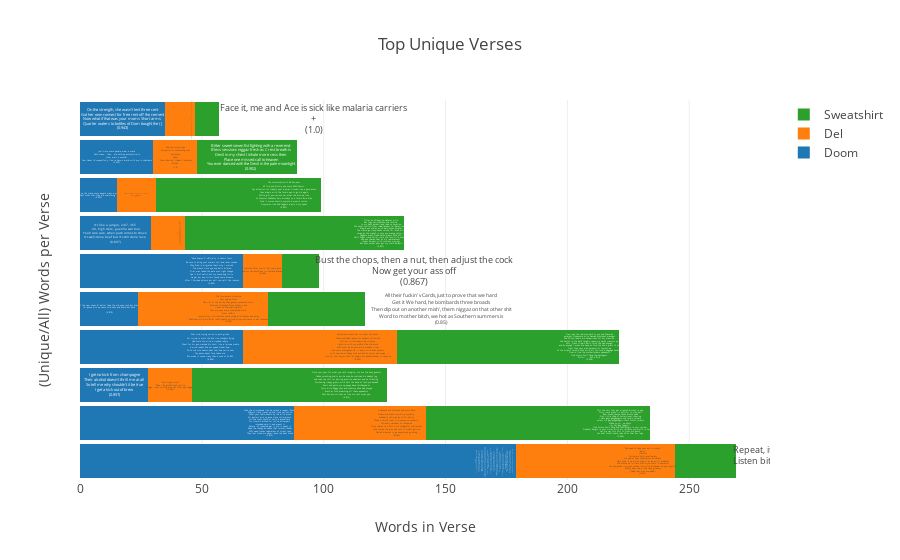

Notebook cell for this chart:
### Code cell
unique_verses_bar(works.values())

### Figure 1 — Plotly figure (JSON) as saved in the notebook; plotly's stock layout.template omitted (floating-point values rounded to 4 significant figures)
{"data": [{"hoverinfo": "text", "name": "Doom", "orientation": "h", "text": ["<br>Who told you that Rolled through, BRRRAT<br>Old to the new knows who hold the hat<br>Custom tailored fitted, head stayed same size<br>Big since first born, well spree to game wise<br>Same guys, same disguise, sick aim eye stare<br>A thick dame thighs, click claim prize<br>And the lucky contestant was sent<br>a whole year's supply of buckets of yucky excrement<br>Digital format, provide the ROM<br>Riot calm, flow was like a roadside bomb<br>Flipped the Humvee, impact was limb-numbing<br>Cameraman wig back, gunner screaming INCOMING<br>RPG, rhyme propelled grenade<br>Time to yell, scramble for cover in the shade<br>Bright as the midday sun, then it fade<br>Darkness come quick, some run and get sprayed<br>Rot dead, hot lead, it's rainin<br>Left 'em with they brains kicked in with they trainin<br>Dragged the remains into the open by the bootstraps<br>Dogtag attached to explosive human booby traps<br>Where's air support, ears ringin, mortars whistlin<br>Bloodshot vision after thought abort mission<br>Too little too late, as the last man gushed<br>Took no prisoners mushed, rap ambush<br>{MURDALIZING SUCKER EMCEES~!}<br>(0.849)", "<br>Grab the microphone like he smack a rapper iPhone<br>PRhyme time, time's up, dial tone, smile's on<br>Show your teeth, known by the wild prone<br>All getters, pile on, gone since child grown<br>On the count, check, or catch a pound neck<br>for clownin around for rec', no disrespect<br>intended, said it, and meant it<br>Before it's invented, get it, did it, spent it<br>Keep the change, he needs that receipt, thanks<br>MC's need franks regardless of street rank<br>They feet stank, we never leave the beat blank<br>(0.852)", "<br>I get no kick from champagne<br>Their alcohol doesn't thrill me at all<br>So tell me why shouldn't it be true<br>I get a kick out of brew<br>(0.857)", "<br>War nine, frying swine to pork grinds<br>For trying to walk the fine line, thoughts flying<br>Had more fun with a crooked rookie<br>Went for his gun, cracked his skull like a fortune cookie<br>A mind reader, find out, speak, freaks bow<br>With the nine heater, beat feet and smile now<br>Ten paces, about face, chase me<br>We make it sound crazy than a case of M-80's<br>(0.866)", "<br>If the new shoes fit better than the old ones, rock 'em black<br>I'm gonna pick up some cold ones and knock 'em back<br> <br>(0.875)", "<br>\"Duck Season 3\" officially in Haters Town<br>Be sure to bring your maters call, and lazer sounds<br>They flied in, migrated, that's why I waited<br>The whole time eye and balls dilated<br>Flier was faded, the date was right though<br>Hoe it ain't nuttin but my hound dog Nitro<br>Go get 'em boy, Villain found some dinners<br>After I finished skinnin 'em y'all can split the innards<br>(0.896)", "<br>It's like a jungle, 24/7, 365<br>.44, high score, guerilla war tour<br>Yeah sure sure, when push comes to shove<br>It's well-done beef but it's still done love<br>(0.897)", "<br>Just as the mask, some people wear a mask<br>Don't mean that they did something <br>(0.933)", "<br>Just since some people, wear a mask<br>Don't mean.. they.. did nothing automatically<br>Now wait a second!<br>Your Honor I'd respectfully like to have a word with you in chambers<br>(0.933)", "<br>On the strength, she wasn't lent three cent<br>Got her own connect for free rent off the cement<br>Now what if that was your moms Short arms <br>Quarter waters to bottles of Dom bought the {}<br>(0.943)"], "textposition": "bottom", "type": "bar", "width": 0.9, "x": [179, 88, 28, 67, 24, 67, 29, 15, 30, 35]}, {"hoverinfo": "text", "name": "Del", "orientation": "h", "text": ["<br>\"You need to take your ass to school.\"<br>\"Aww\"<br>(Chorus)<br>Followers, dick swallowers<br>No power over themselves, blindness<br>Don't take it as a diss, take it as an act of kindness<br>We wanna be in front while you fools is behind us<br>Are you gonna live your whole life with blindness on your eyelids<br>Pretty boys fakin like they grinders<br>(\"Dude, that ain't me, dude\")<br>(0.831)", "<br>A hundred and fourteen and more fiend<br>Proportion, black mortality casualty<br>Gradually losin grips with reality<br>When a child's view in violence so casually<br>Callously, carousel of confusion<br>Only comes to a halt with thoughtful conclusions<br>I'ma weigh the pros and cons of what's goin on<br>Decide whether to go beyond and go along<br>(0.833)", " <br>\"You trippin' man.\"<br>\"Man I be grindin' and chillin'<br> Nigga, I was rolling dice the other day nigga.\" <br>(0.833)", "<br>Hurrah, here come Del to dispel the blahs<br>Cause and effect, pause for respect collection<br>Diction friction, depicting violence<br>Volatile with my profile, like Molotov's<br>MC's must be on auto-pilot, waddle silent<br>like some platypuses, Del is down with data pushers<br>with top secret floppy disk and battle armor and mega<br>Plus all the rhymes that I'm bangin are double-decker, to check ya<br>(0.873)", "<br>The forerunners' structure<br>Was dug up from<br>The rim of the Milky Way galaxy systematically<br>Empires collapsed from higher a tax<br>I admire the aspiring acts<br>That my eyes were infatuated with<br>Final conflict<br>Interstellar civilizations came along with bombs and ships<br>Machines with artificial intelligence telling us our existence is not relevant<br>(0.887)", "\tIt could be fatal wait'll Del come back out<br>\tand act out emotions in Oakland Blackouts<br>(0.938)", "\tYeahhh, yeah, it could be fatal<br>\tWait'll Pep and Jay-Biz come back out, hahaha<br>(1.0)", "<br>\"All in my ear with that yappin, man. You trippin.\" <br>\"I'll keep at it to! Wassup\" <br>(1.0)", "<br>And the survey says<br>Go pratice or something man<br>You know<br>Peace<br>\"Press Rewind\" (Sadat X Sample)<br>Ah-hah<br>(1.0)", " Yeah man next they gonna have you up in the spellbound lost'n'found<br>(1.0)"], "textposition": "bottom", "type": "bar", "width": 0.9, "x": [65, 54, 18, 63, 53, 16, 14, 16, 18, 12]}, {"hoverinfo": "text", "name": "Sweatshirt", "orientation": "h", "text": ["<br>Repeat, it's a stick up, out for greens, to get my Grinch up<br>Listen bitch, get your kid and get down or get clipped up<br>(0.8)", "<br>This the shit that get crippled bitches to hop<br>Dirty crack pipes lit, bullshit to stop, halt<br>Boss broke, spouse choke, blouse open<br>Sly's little shop of horrors, now showing<br>I hate gays, gangbangers and fuckin jerkers<br>unless it's gay gangbangers that's fuckin jerkers<br>Whoa yo, yo.. no homo<br>I'm not gay, faggot!!<br>Odd Future Wolf Gang, Wu-Tanh bangin in your system<br>Probably bangin in your sister with my children swimmin in her system<br>Let me say this shit in slow-mo', homo<br>You don't fuckin skate, take off of that box logo<br>(0.804)", "<br>Close your eyes for what you can't imagine; we are the Xany gnashin<br>Caddy-smashing, bratty ass, he mad, he snatched his daddy's Jag<br>And used the shit for batting practice, adamant and he thrashing<br>Purchasing crappy grams with half the hand of cash you handed<br>Panic and patch me up, pappy done latchkeyed us<br>Toyin with Raggy Anns and mammy done had enough<br>Brash as fuck, breaching all these aqueducts<br>Don't believe us, treat us like we can't erupt, yup<br>(0.812)", "<br>Now pan the cameras back to me and Pamela's<br>amateur threesome with Hannah Montana's manager<br>And Miley feedin me sandwiches for my stamina<br>And Santa's in the back laughin cause my back's crampin up<br>Mrs. Claus trippin balls, think she had enough<br>and by enough I mean we dope as fuck, she had a gram of us<br>Flyer than your man because I'm lampin up<br>At the airport smokin hash with all the fuckin baggage handlers<br>Flowin like the motherfuckers aqueducts<br>Odd Future Wolf Gang, fag damagers<br>Bitch~! ... Eat a dick<br>(0.824)", "<br>All their fuckin' vCards, just to prove that we hard<br>Get it We hard, he bombards three broads<br>Then dip out on another mish', them niggaz on that other shit<br>Word to mother bitch, we hot as Southern summers is<br>(0.85)", "<br>Bust the chops, then a nut, then adjust the cock<br>Now get your ass off<br>(0.867)", "<br>Often, no off days, no debates bitch<br>Box logo, switchblade and cocaine<br>in my back pocket, take Jade on vacation<br>The hotel switch from +Heartbreak+ to +Bates+ quick<br>Rippin out braids with bare hands amazes<br>The crowd go crazy, hands raised I'm laced with<br>swag by the eighth in case you wanna taste it<br>Faggots wear Prada, Satan wears RMK shit<br>Hell's Angel, crack Christ cross the face with erasers<br>and use +Based God+ as his replacement<br>+Super Saiyan+ with ruthless slayings<br>Eat puss, sweet puss got my tooth decayin<br>(0.867)", "<br>The reincarnation of '98 Eminem<br>60 Crip and Grizzly and some RMK Denim<br>Pay attention I'm stabbin your women friends, like a gentlemen<br>then dippin with the fuckin pen to go sin again<br>White girl, you can ask her what the dick be like<br>At Monster Madness doin driveby's on a fuckin fixie bike<br>Fuck it moron, snortin oxycontin, wearin cotton<br>Oxymoron like buff faggots playin sissy dykes<br>(0.897)", "<br>Bitter sweet seven fist fighting with a reverend<br>Bless sessions niggaz fresh as Crest breath is<br>Devil in my chest I inhale more cess then<br>Place one missed call to heaven<br>You ever danced with the Devil in the pale moonlight<br>(0.902)", "<br>Face it, me and Ace is sick like malaria carriers<br> + <br>(1.0)"], "textposition": "bottom", "type": "bar", "width": 0.9, "x": [25, 92, 80, 91, 40, 15, 90, 68, 41, 10]}], "layout": {"barmode": "stack", "hovermode": "closest", "title": "Top Unique Verses", "xaxis": {"autorange": true, "showline": false, "title": "Words in Verse", "zeroline": false}, "yaxis": {"autorange": true, "showline": false, "showticklabels": false, "title": "(Unique/All) Words per Verse", "zeroline": false}}}
